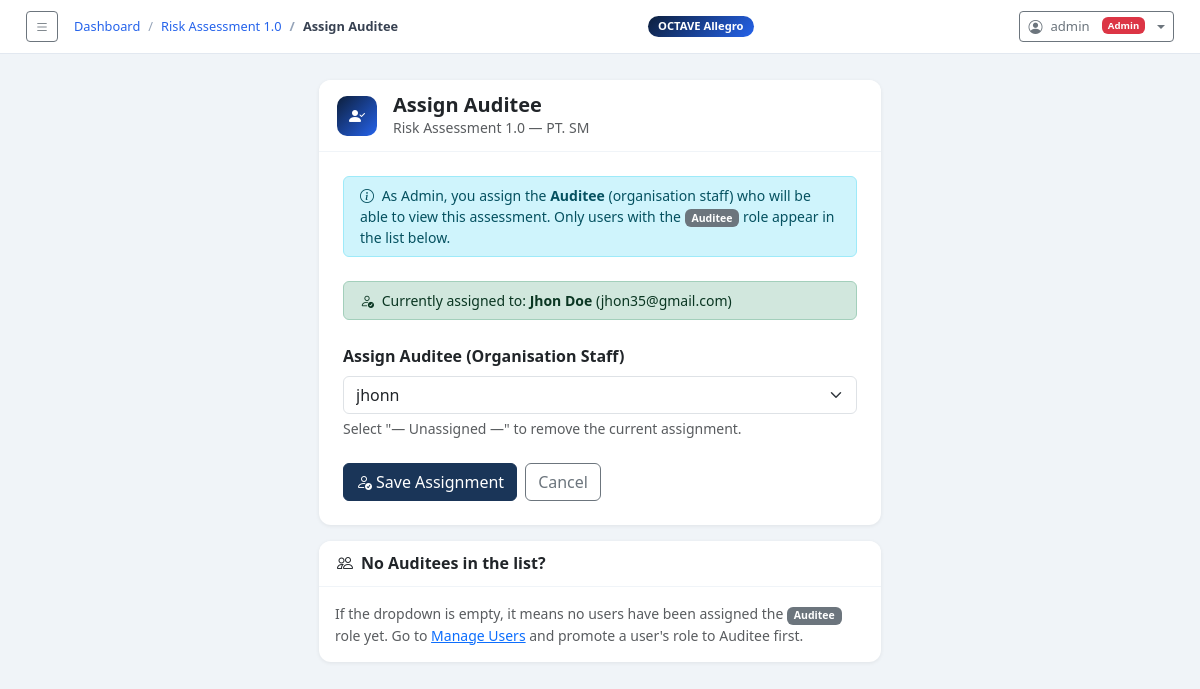
Screenshot of /assessments/1/assign-auditee/ (signed in) with the database file from the repository.
### octave_app/models.py (models this page shows, shortened)
class Assessment(models.Model):
    STATUS_CHOICES = [
        ('draft',       'Draft'),
        ('in_progress', 'In Progress'),
        ('completed',   'Completed'),
    ]
    owner            = models.ForeignKey(User, on_delete=models.SET_NULL, null=True, blank=True,
                           related_name='assessments',
                           help_text='Auditor responsible for this assessment.')
    assigned_auditee = models.ForeignKey(User, on_delete=models.SET_NULL, null=True, blank=True,
                           related_name='assigned_assessments',
                           help_text='Auditee organization being assessed.')
    title          = models.CharField(max_length=255)
    organization   = models.CharField(max_length=255)
    scope          = models.TextField(help_text='Describe the scope and boundaries of this assessment.')
    assessor_name  = models.CharField(max_length=255)
    assessor_email = models.EmailField(blank=True)
    start_date     = models.DateField(default=timezone.now)
    end_date       = models.DateField(null=True, blank=True)
    status         = models.CharField(max_length=20, choices=STATUS_CHOICES, default='draft')
    notes          = models.TextField(blank=True)
    created_at     = models.DateTimeField(default=timezone.now)
    updated_at     = models.DateTimeField(auto_now=True)
    class Meta:
        ordering = ['-created_at']

### octave_app/views.py (the view, shortened to what this page needs)
# urls.py: path('assessments/<int:pk>/assign-auditee/',  views.assign_auditee,     name='assign_auditee'),
@login_required
@admin_required
def assign_auditee(request, pk):
    a    = get_object_or_404(Assessment, pk=pk)
    form = AssignAuditeeForm(request.POST or None, instance=a)
    return render(request, 'octave_app/assign_auditee.html', {
        'form': form, 'assessment': a,
    })

### octave_app/forms.py
class AssignAuditeeForm(forms.ModelForm):
    class Meta:
        model   = Assessment
        fields  = ['assigned_auditee']
        widgets = {'assigned_auditee': forms.Select(attrs=S)}
    def __init__(self, *args, **kwargs):
        super().__init__(*args, **kwargs)
        self.fields['assigned_auditee'].queryset    = User.objects.filter(profile__role='auditee')
        self.fields['assigned_auditee'].required    = False
        self.fields['assigned_auditee'].empty_label = '— Unassigned —'
        self.fields['assigned_auditee'].label       = 'Assign Auditee (Organisation Staff)'

### octave_app/context_processors.py (called while the page is built)
def sidebar_ctx(request):
    return {'octave_steps': OCTAVE_STEPS}

### octave_app/views.py (called while the page is built)
def admin_required(view_func):
    @wraps(view_func)
    def wrapper(request, *args, **kwargs):
        if not request.user.is_authenticated:
            return redirect('login')
        try:
            if request.user.profile.role != 'admin':
                messages.error(request, 'Access denied. Admin role required.')
                return redirect('dashboard')
        except UserProfile.DoesNotExist:
            messages.error(request, 'No profile found.')
            return redirect('dashboard')
        return view_func(request, *args, **kwargs)
    return wrapper

### octave_app/templates/octave_app/assign_auditee.html (shortened to what this page needs)
{% extends 'octave_app/base.html' %}
{% block breadcrumb %}
<li class="breadcrumb-item"><a href="{% url 'dashboard' %}">Dashboard</a></li>
<li class="breadcrumb-item"><a href="{% url 'assessment_detail' assessment.pk %}">{{ assessment.title }}</a></li>
<li class="breadcrumb-item active">Assign Auditee</li>
{% endblock %}
{% block content %}
<div class="row justify-content-center">
  <div class="col-md-6">
    <div class="card">
      <div class="card-header d-flex align-items-center gap-3">
        <div style="width:40px;height:40px;border-radius:10px;background:linear-gradient(135deg,#0d1f3c,#2563eb);display:flex;align-items:center;justify-content:center;flex-shrink:0;">
          <i class="bi bi-person-check-fill text-white"></i>
        </div>
        <div>
          <h5 class="mb-0 fw-bold">Assign Auditee</h5>
          <div class="text-muted small">{{ assessment.title }} — {{ assessment.organization }}</div>
        </div>
      </div>
      <div class="card-body p-4">
        <div class="alert alert-info py-2 small mb-4">
          <i class="bi bi-info-circle me-1"></i>
          As Admin, you assign the <strong>Auditee</strong> (organisation staff) who will be able to view this assessment.
          Only users with the <span class="badge bg-secondary">Auditee</span> role appear in the list below.
        </div>
        {% if assessment.assigned_auditee %}
        <div class="alert alert-success py-2 small mb-4">
          <i class="bi bi-person-check me-1"></i>
          Currently assigned to: <strong>{{ assessment.assigned_auditee.get_full_name|default:assessment.assigned_auditee.username }}</strong>
          ({{ assessment.assigned_auditee.email }})
        </div>
        {% endif %}
        <form method="post">
          <div class="mb-4">
            <label class="form-label fw-semibold">{{ form.assigned_auditee.label }}</label>
            {{ form.assigned_auditee }}
            <div class="form-text">Select "— Unassigned —" to remove the current assignment.</div>
          </div>
          <div class="d-flex gap-2">
            <button type="submit" class="btn btn-primary">
              <i class="bi bi-person-check me-1"></i>Save Assignment
            </button>
            <a href="{% url 'assessment_detail' assessment.pk %}" class="btn btn-outline-secondary">Cancel</a>
          </div>
        </form>
      </div>
    </div>
    <div class="card mt-3">
      <div class="card-header"><h6 class="fw-bold mb-0"><i class="bi bi-people me-2"></i>No Auditees in the list?</h6></div>
      <div class="card-body small text-muted">
        If the dropdown is empty, it means no users have been assigned the <span class="badge bg-secondary">Auditee</span> role yet.
        Go to <a href="{% url 'user_list' %}">Manage Users</a> and promote a user's role to Auditee first.
      </div>
    </div>
  </div>
</div>
{% endblock %}

### octave_app/templates/octave_app/base.html (shortened to what this page needs)
<!DOCTYPE html>
<html lang="en">
<head>
  <link href="https://cdn.jsdelivr.net/npm/bootstrap@5.3.2/dist/css/bootstrap.min.css" rel="stylesheet">
  <link href="https://cdn.jsdelivr.net/npm/bootstrap-icons@1.11.3/font/bootstrap-icons.css" rel="stylesheet">
</head>
<body>
<div class="main full">
  <div class="topbar">
    <div class="d-flex align-items-center gap-3">
      <button class="btn btn-sm btn-outline-secondary" id="toggleSidebar">
        <i class="bi bi-list"></i>
      </button>
      <nav aria-label="breadcrumb">
        <ol class="breadcrumb">
          {% block breadcrumb %}<li class="breadcrumb-item active">Dashboard</li>{% endblock %}
        </ol>
      </nav>
    </div>
    <span class="ws-badge">OCTAVE Allegro</span>
    {% if user.is_authenticated %}
    <div class="dropdown ms-3">
      <button class="btn btn-sm btn-outline-secondary dropdown-toggle d-flex align-items-center gap-2" type="button" data-bs-toggle="dropdown">
        <i class="bi bi-person-circle"></i>
        <span style="font-size:.82rem">{{ user.get_full_name|default:user.username }}</span>
        {% with role=user.profile.role %}
        {% if role == 'admin' %}<span class="badge bg-danger ms-1" style="font-size:.6rem">Admin</span>
        {% elif role == 'auditor' %}<span class="badge bg-primary ms-1" style="font-size:.6rem">Auditor</span>
        {% else %}<span class="badge bg-secondary ms-1" style="font-size:.6rem">Auditee</span>{% endif %}
        {% endwith %}
      </button>
    </div>
    {% endif %}
  </div>
  <div class="content">
    {% block content %}{% endblock %}
  </div>
</div>
</body>
</html>

### octave_app/templates/octave_app/base.html (style rules this page uses)
:root { --navy:#0d1f3c;--navy2:#1a3558;--accent:#2563eb;--sidebar:270px }
body { background:#f0f4f8;font-family:'Segoe UI',system-ui,sans-serif }
.main { margin-left:var(--sidebar); min-height:100vh; display:flex; flex-direction:column; transition:margin-left .3s ease; }
.main.full { margin-left:0 !important; }
.topbar { background:#fff;border-bottom:1px solid #e2e8f0;padding:11px 26px;position:sticky;top:0;z-index:100;display:flex;align-items:center;justify-content:space-between }
.topbar .breadcrumb { margin:0;font-size:.8rem }
.topbar .breadcrumb-item a { color:var(--accent);text-decoration:none }
.topbar .breadcrumb-item.active { color:#374151;font-weight:600 }
.topbar .breadcrumb-item+.breadcrumb-item::before { color:#94a3b8 }
.content { padding:26px;flex:1 }
.card { border:none;border-radius:12px;box-shadow:0 1px 4px rgba(0,0,0,.07) }
.card-header { background:#fff;border-bottom:1px solid #f0f4f8;border-radius:12px 12px 0 0!important;padding:13px 18px }
.ws-badge { background:linear-gradient(135deg,var(--navy),var(--accent));color:#fff;border-radius:16px;padding:2px 10px;font-size:.7rem;font-weight:700 }
.btn-primary { background:var(--navy2);border-color:var(--navy2) }

### rows the page displays
Assessment: title "Risk Assessment 1.0", organization "PT. SM", assigned_auditee.get_full_name "Jhon Doe", assigned_auditee.email "jhon35@gmail.com", assigned_auditee "jhonn"

### other values shown
{{ user.get_full_name|default:user.username }} "admin"
